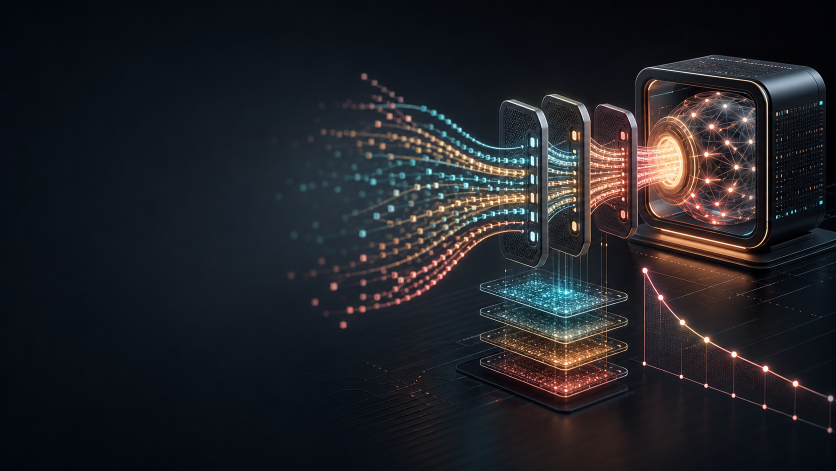
#> input picture courses/token-efficient-llm-use-imagegen-pdf-assets/slide-01-art.png, 1672 x 941 px (shown at 1/2 size); its folder holds 4 pictures in this run
$ python build_pdf.py
#> lines starting #> are read from the running program, lines starting #| are printed output that depends on the picture
from pathlib import Path
from PIL import Image, ImageDraw, ImageFont, ImageFilter


ROOT = Path(__file__).resolve().parent
OUT_DIR = ROOT / "final-slides"
PDF_PATH = ROOT.parent / "presentation-token-efficient-llm-use-imagegen.pdf"
W, H = 1920, 1080

FONT_REG = r"C:\Windows\Fonts\arial.ttf"
FONT_BOLD = r"C:\Windows\Fonts\arialbd.ttf"

COLORS = {
    "paper": (246, 242, 233),
    "muted": (190, 181, 166),
    "dim": (128, 121, 109),
    "cyan": (76, 244, 239),
    "amber": (247, 184, 74),
    "coral": (255, 109, 95),
    "panel": (5, 7, 7, 188),
    "panel_strong": (5, 7, 7, 214),
    "line": (255, 255, 255, 46),
}


SLIDES = [
    {
        "label": "Strategy guide",
        "title": "Token-Efficient LLM Use",
        "subtitle": "Spend tokens where they produce work, not where habit burns them.",
        "stats": [("7", "stacking levers"), ("90%", "cache read discount"), ("50-98%", "routing savings")],
    },
    {
        "label": "The problem",
        "title": "Usage grows fast. Budgets do not.",
        "subtitle": "The goal is not to slow adoption. The goal is to make the default path cheaper.",
        "bullets": [
            "Token volume rises as teams rely on AI more often.",
            "Hard caps create friction and kill useful adoption.",
            "Better defaults let usage grow while spend stays controlled.",
        ],
        "stats": [("67%", "one-generation Opus price drop"), ("90%", "cache read discount"), ("98%", "routing upside")],
    },
    {
        "label": "The playbook",
        "title": "Seven levers that stack",
        "subtitle": "Each lever helps on its own. Together they compound.",
        "bullets": [
            "1. Route to the cheapest adequate model.",
            "2. Tune reasoning effort to task difficulty.",
            "3. Cache stable prompt prefixes.",
            "4. Compress noisy context before inference.",
            "5. Keep agents away from context-rot cliffs.",
            "6. Use code for deterministic routine work.",
            "7. Measure useful output per token.",
        ],
    },
    {
        "label": "Lever 1",
        "title": "Model routing",
        "subtitle": "Do not default every request to the most expensive model.",
        "bullets": [
            "Simple formatting and extraction can use cheap models.",
            "Standard work belongs on mid-tier models.",
            "Reserve frontier models for planning and hard reasoning.",
        ],
        "callout": "Question: what is the cheapest model that is good enough?",
    },
    {
        "label": "Lever 2",
        "title": "Effort tuning",
        "subtitle": "Reasoning depth is a budget knob.",
        "bullets": [
            "Low effort is enough for simple or bulk tasks.",
            "Medium is the best default for most work.",
            "Max effort should be deliberate, not habitual.",
        ],
        "callout": "Default to medium. Escalate only when the task earns it.",
    },
    {
        "label": "Lever 3",
        "title": "Prompt caching",
        "subtitle": "Pay once for stable context, then reuse it.",
        "bullets": [
            "Put static content first and dynamic content last.",
            "Keep prefixes byte-for-byte identical across requests.",
            "Pre-warm long-running agent sessions when possible.",
        ],
        "callout": "Cache reads can be dramatically cheaper than fresh input.",
    },
    {
        "label": "Lever 4",
        "title": "Context compression",
        "subtitle": "Send signal, not sludge.",
        "bullets": [
            "Strip irrelevant logs, repeated files, and stale discussion.",
            "Keep exact names, dates, and numbers when they matter.",
            "Use compression to create headroom before the model sees context.",
        ],
        "callout": "Best use: reduce noise while preserving the task signal.",
    },
    {
        "label": "Lever 5",
        "title": "Context rot",
        "subtitle": "A bigger window is not the same as better thinking.",
        "bullets": [
            "Quality often drops before the context window is full.",
            "Split or compact work before the session gets crowded.",
            "Size agent tasks so they finish before the quality cliff.",
        ],
        "callout": "Rule of thumb: watch the 60% fill zone.",
    },
    {
        "label": "Lever 6",
        "title": "Code over inference",
        "subtitle": "The cheapest token is the one you never send.",
        "bullets": [
            "Use scripts for formatting, parsing, validation, and merging.",
            "Keep AI for judgment, ambiguity, and planning.",
            "Turn repeated prompt work into deterministic tools.",
        ],
        "callout": "Routine work should become code, not recurring model calls.",
    },
    {
        "label": "Lever 7",
        "title": "Tokenmaxxing",
        "subtitle": "Spend more only when more tokens buy more output.",
        "bullets": [
            "Measure useful output per token, not token volume alone.",
            "Spend on retrieval, review, tests, and verification.",
            "Cut tokens that do not improve the result.",
        ],
        "callout": "Less waste, not less ambition.",
    },
    {
        "label": "Case study",
        "title": "Platform discipline in practice",
        "subtitle": "Let usage grow while the platform controls waste.",
        "bullets": [
            "Gateway routes by price, cache state, and task need.",
            "Cheap defaults handle execution; frontier models handle planning.",
            "Caching, compression, and code reduce waste.",
            "Teams measure useful output, not token volume alone.",
        ],
        "callout": "The pattern: freedom for engineers, discipline in the platform.",
    },
    {
        "label": "Takeaway",
        "title": "Fewer tokens wasted. Not fewer tokens used.",
        "subtitle": "Route smarter. Cache aggressively. Compress ruthlessly. Code what you can. Spend tokens that earn their keep.",
        "stats": [("Route", "before you run"), ("Cache", "before you repeat"), ("Code", "before you infer")],
    },
]


def font(size, bold=False):
    return ImageFont.truetype(FONT_BOLD if bold else FONT_REG, size=size)


def fit_cover(img):
    img = img.convert("RGB")
#> img is the input picture: PIL image 1672x941 RGB; mean R, G, B 33, 33.5, 38.4
    iw, ih = img.size
#> iw = 1672; ih = 941
    scale = max(W / iw, H / ih)
#> scale = 1.15
    nw, nh = int(iw * scale), int(ih * scale)
#> nw = 1920; nh = 1080
    img = img.resize((nw, nh), Image.Resampling.LANCZOS)
#> img: PIL image 1920x1080 RGB
    left = (nw - W) // 2
#> left = 0
    top = (nh - H) // 2
#> top = 0
    return img.crop((left, top, left + W, top + H))


def add_overlays(base, strong=False):
#> called with strong = False
    overlay = Image.new("RGBA", (W, H), (0, 0, 0, 0))
#> overlay: PIL image 1920x1080 RGBA; every value is 0
    px = overlay.load()
    for x in range(W):
        left_alpha = int(max(0, 178 * (1 - x / 1160)))
        for y in range(H):
            top_alpha = int(max(0, 70 * (1 - y / 720)))
            bottom_alpha = int(max(0, 72 * (y / H)))
            a = min(225, left_alpha + top_alpha + bottom_alpha + (25 if strong else 0))
            px[x, y] = (0, 0, 0, a)
    return Image.alpha_composite(base.convert("RGBA"), overlay)
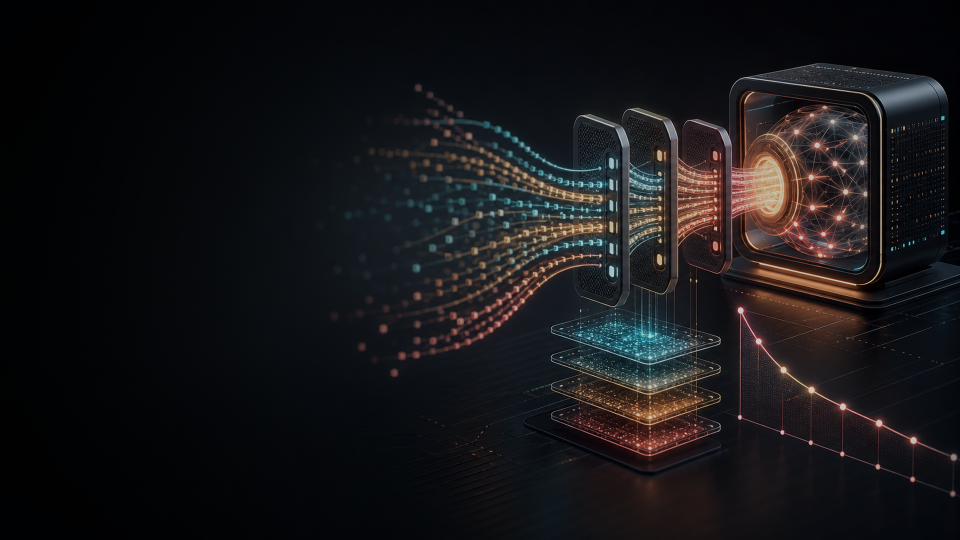
#> returned value: PIL image 1920x1080 RGBA (shown at 1/2 size); mean R, G, B, A 22.5, 21.7, 23.8, 255


def wrap_text(draw, text, fnt, max_width):
    words = text.split()
    lines = []
    line = ""
    for word in words:
        trial = (line + " " + word).strip()
        if draw.textbbox((0, 0), trial, font=fnt)[2] <= max_width:
            line = trial
        else:
            if line:
                lines.append(line)
            line = word
    if line:
        lines.append(line)
    return lines


def draw_wrapped(draw, text, xy, fnt, fill, max_width, line_gap=10):
#> called with text = 'Token-Efficient LLM Use', xy = (110, 200), fill = (246, 242, 233), max_width = 790, line_gap = 10
    x, y = xy
    for line in wrap_text(draw, text, fnt, max_width):
        draw.text((x, y), line, font=fnt, fill=fill)
        y += draw.textbbox((0, 0), line, font=fnt)[3] + line_gap
    return y


def draw_label(draw, text, x, y):
    fnt = font(26, bold=True)
    text = text.upper()
    draw.rounded_rectangle((x, y, x + draw.textlength(text, font=fnt) + 72, y + 48), radius=24, fill=(4, 9, 10, 168), outline=COLORS["cyan"], width=1)
    draw.ellipse((x + 15, y + 18, x + 25, y + 28), fill=COLORS["amber"])
    draw.text((x + 36, y + 10), text, font=fnt, fill=COLORS["cyan"])


def draw_panel(draw, box, strong=False):
    fill = COLORS["panel_strong"] if strong else COLORS["panel"]
    draw.rounded_rectangle(box, radius=22, fill=fill, outline=COLORS["line"], width=1)


def draw_bullets(draw, bullets, x, y, max_width, size=34, gap=18):
    fnt = font(size)
    for item in bullets:
        draw.ellipse((x, y + 13, x + 13, y + 26), fill=COLORS["amber"])
        y = draw_wrapped(draw, item, (x + 36, y), fnt, COLORS["paper"], max_width - 36, line_gap=8)
        y += gap
    return y


def draw_stats(draw, stats, x, y, width):
    gap = 18
    count = len(stats)
    cell_w = int((width - gap * (count - 1)) / count)
    for idx, (big, small) in enumerate(stats):
        cx = x + idx * (cell_w + gap)
        draw.rounded_rectangle((cx, y, cx + cell_w, y + 138), radius=18, fill=(5, 7, 7, 166), outline=COLORS["line"], width=1)
        big_font = font(54 if len(big) < 7 else 42, bold=True)
        draw.text((cx + 28, y + 25), big, font=big_font, fill=COLORS["paper"])
        draw_wrapped(draw, small.upper(), (cx + 28, y + 88), font(20, bold=True), COLORS["muted"], cell_w - 56, line_gap=2)


def render_slide(slide, idx):
    art_path = ROOT / f"slide-{idx:02d}-art.png"
    base = fit_cover(Image.open(art_path))
    canvas = add_overlays(base, strong=idx in {7, 8, 11})
    draw = ImageDraw.Draw(canvas)

    x = 110
    y = 110
    panel_bottom = 950
    draw_panel(draw, (72, 74, 1030, panel_bottom), strong=idx in {7, 8, 11})
    draw_label(draw, slide["label"], x, y)
    y += 90

    title_size = 88 if idx != 1 else 112
    y = draw_wrapped(draw, slide["title"], (x, y), font(title_size, bold=True), COLORS["paper"], 790, line_gap=10)
#> y = 432
    y += 20
#> y = 452
    y = draw_wrapped(draw, slide["subtitle"], (x, y), font(38), COLORS["muted"], 820, line_gap=8)
#> y = 548
    y += 34
#> y = 582

    if "bullets" in slide:
        bullet_size = 30 if idx in {3, 11} else 34
        bullet_gap = 8 if idx in {3, 11} else 18
        y = draw_bullets(draw, slide["bullets"], x, y, 820, size=bullet_size, gap=bullet_gap)

    if slide.get("callout"):
        callout_y = min(max(y + 22, 740), 820)
        draw.rounded_rectangle((x, callout_y, x + 800, callout_y + 108), radius=18, fill=(8, 38, 39, 238), outline=COLORS["cyan"], width=2)
        draw_wrapped(draw, slide["callout"], (x + 28, callout_y + 24), font(30, bold=True), COLORS["cyan"], 744, line_gap=6)

    if "stats" in slide:
        stat_y = 760 if idx == 1 else min(y + 12, 784)
#> stat_y = 760
        draw_stats(draw, slide["stats"], x, stat_y, 820)

    draw.line((72, 1006, 1848, 1006), fill=(255, 255, 255, 42), width=1)
    draw.text((110, 1024), "TOKEN-EFFICIENT LLM USE", font=font(18, bold=True), fill=COLORS["dim"])
    slide_no = f"{idx:02d} / {len(SLIDES):02d}"
    draw.text((1740, 1024), slide_no, font=font(18, bold=True), fill=COLORS["dim"])
    return canvas.convert("RGB")
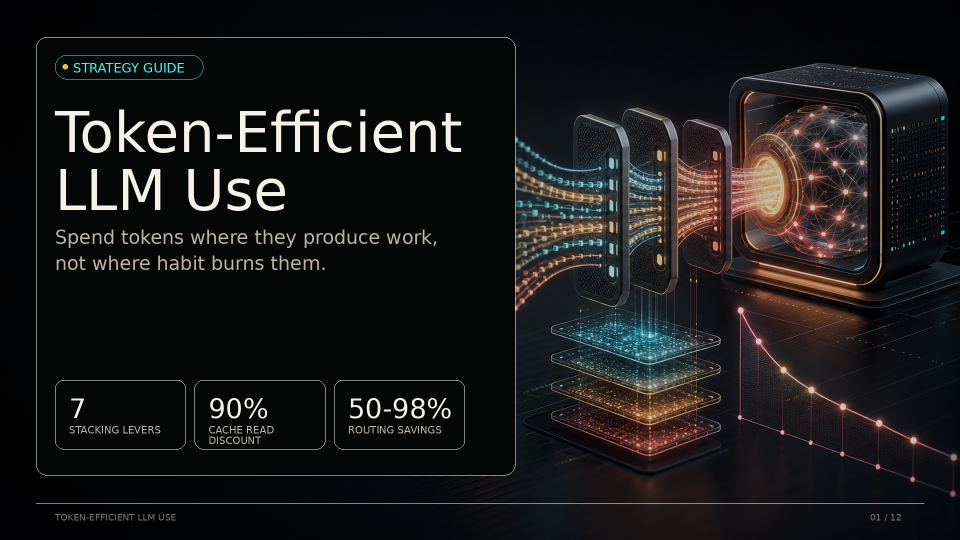
#> returned value: PIL image 1920x1080 RGB (shown at 1/2 size); mean R, G, B 25.9, 25.1, 25.6


def main():
    OUT_DIR.mkdir(exist_ok=True)
    final_images = []
    for i, slide in enumerate(SLIDES, start=1):
        img = render_slide(slide, i)
        out = OUT_DIR / f"slide-{i:02d}.png"
        img.save(out, quality=95)
        final_images.append(img)
#> pass 2 of the loop in main, `for i, slide in enumerate(SLIDES, start=1):`:
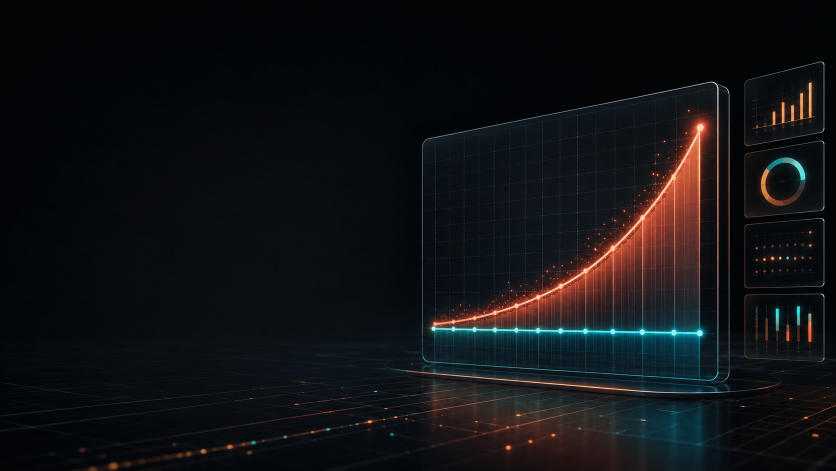
#> input picture courses/token-efficient-llm-use-imagegen-pdf-assets/slide-02-art.png, 1672 x 941 px (shown at 1/2 size)
#> in fit_cover, img is the input picture: PIL image 1672x941 RGB; mean R, G, B 16.7, 17.8, 20.7
#> img: PIL image 1920x1080 RGB
#> in add_overlays (call 2), `return Image.alpha_composite(base.convert("RGBA"), overlay)`:
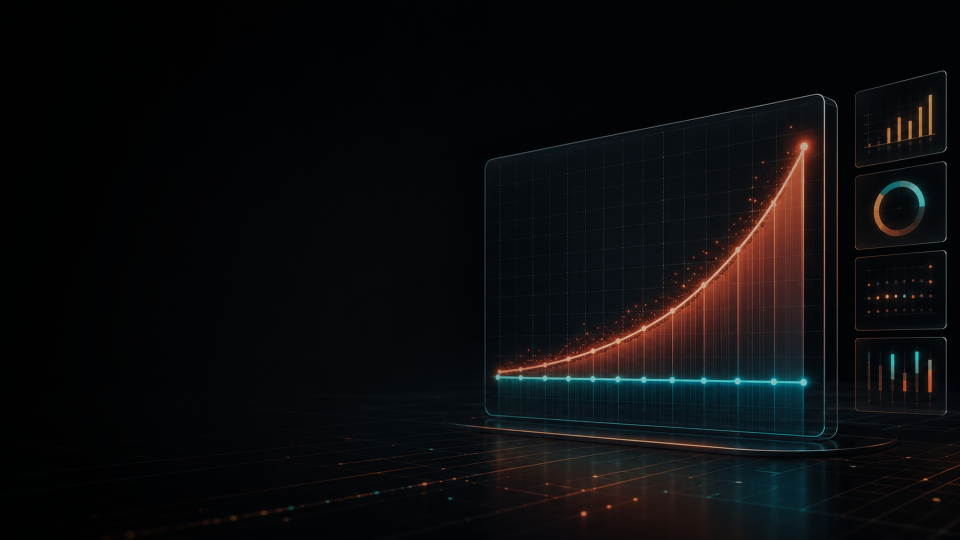
#> returned value: PIL image 1920x1080 RGBA (shown at 1/2 size); mean R, G, B, A 11.6, 11.8, 13.3, 255
#> in render_slide (call 2), `y = draw_wrapped(draw, slide["title"], (x, y), font(title_size, bold=T..`: y = 420
#> in render_slide (call 2), `y += 20`: y = 440
#> in render_slide (call 2), `y = draw_wrapped(draw, slide["subtitle"], (x, y), font(38), COLORS["mu..`: y = 544
#> in render_slide (call 2), `y += 34`: y = 578
#> the loop in draw_bullets, `for item in bullets:` made 3 passes
#> y on passes 1 to 3: 683, 795, 907
#> after the loop in draw_bullets, `for item in bullets:`: y = 907
#> stat_y = 784
#> in render_slide (call 2), `return canvas.convert("RGB")`:
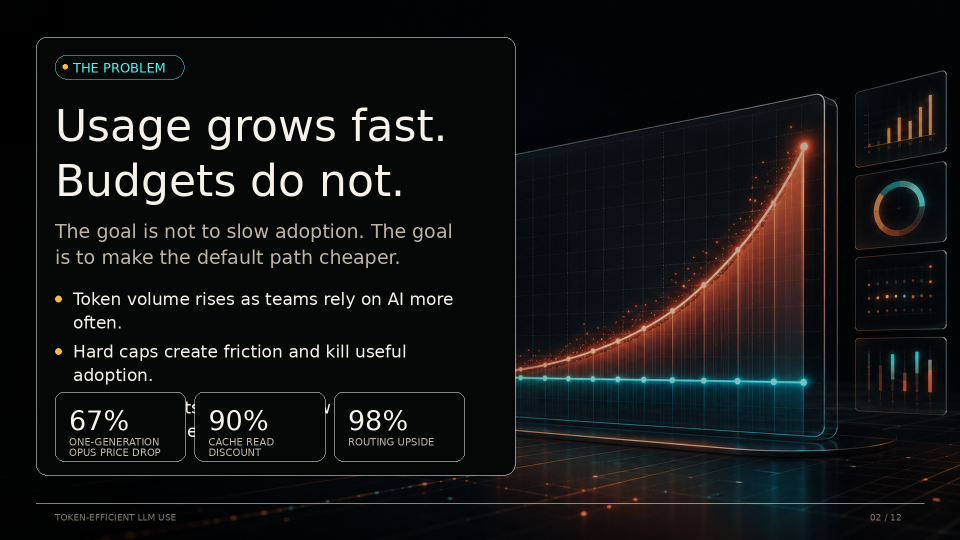
#> returned value: PIL image 1920x1080 RGB (shown at 1/2 size); mean R, G, B 19.5, 19.9, 20.3
#> pass 3 of the loop in main, `for i, slide in enumerate(SLIDES, start=1):`:
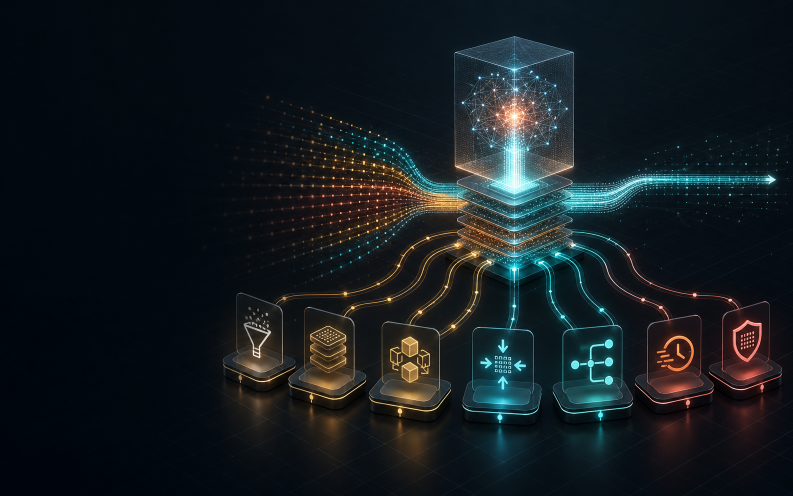
#> input picture courses/token-efficient-llm-use-imagegen-pdf-assets/slide-03-art.png, 1586 x 992 px (shown at 1/2 size)
#> in fit_cover, img is the input picture: PIL image 1586x992 RGB; mean R, G, B 20.5, 27.9, 31.8
#> img: PIL image 1920x1200 RGB
#> in add_overlays (call 3), `return Image.alpha_composite(base.convert("RGBA"), overlay)`:
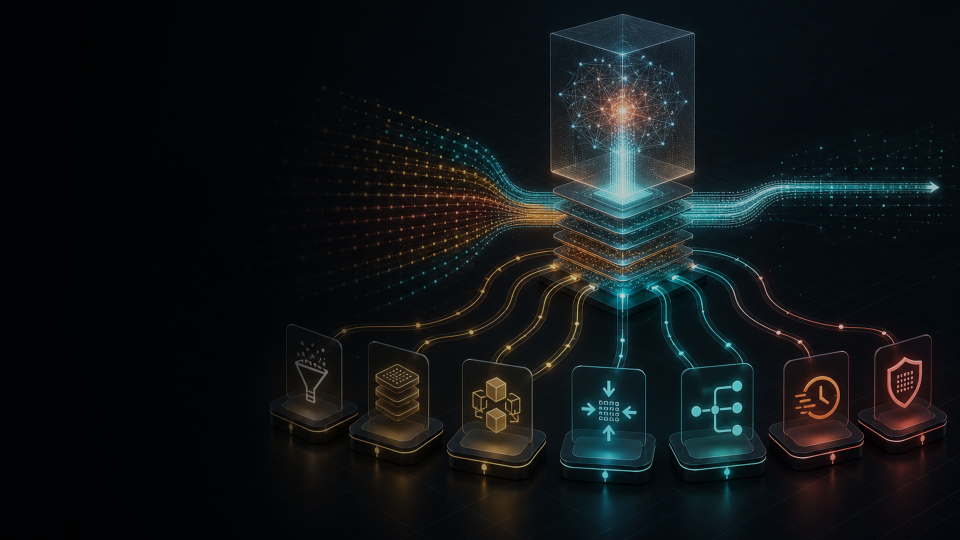
#> returned value: PIL image 1920x1080 RGBA (shown at 1/2 size); mean R, G, B, A 15.3, 19.9, 21.7, 255
#> in render_slide (call 3), `y = draw_wrapped(draw, slide["title"], (x, y), font(title_size, bold=T..`: y = 386
#> in render_slide (call 3), `y += 20`: y = 406
#> in render_slide (call 3), `y = draw_wrapped(draw, slide["subtitle"], (x, y), font(38), COLORS["mu..`: y = 510
#> in render_slide (call 3), `y += 34`: y = 544
#> the loop in draw_bullets (call 2), `for item in bullets:` made 7 passes
#> y on passes 1 to 7: 594, 644, 694, 744, 794, 838, 888
#> in render_slide (call 3), `y = draw_bullets(draw, slide["bullets"], x, y, 820, size=bullet_size, ..`: y = 888
#> in render_slide (call 3), `return canvas.convert("RGB")`:
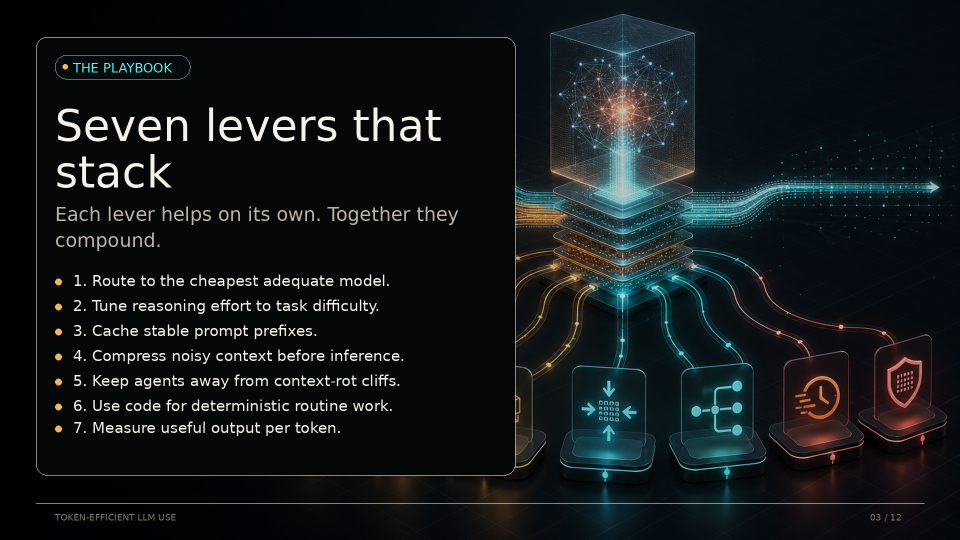
#> returned value: PIL image 1920x1080 RGB (shown at 1/2 size); mean R, G, B 19.9, 25, 26.4
#> the loop made 5 passes; the first 3 are shown

    final_images[0].save(
        PDF_PATH,
        "PDF",
        resolution=150.0,
        save_all=True,
        append_images=final_images[1:],
    )
    print(PDF_PATH)


if __name__ == "__main__":
#> (the run stopped early here; a loop or call above may not have finished)
